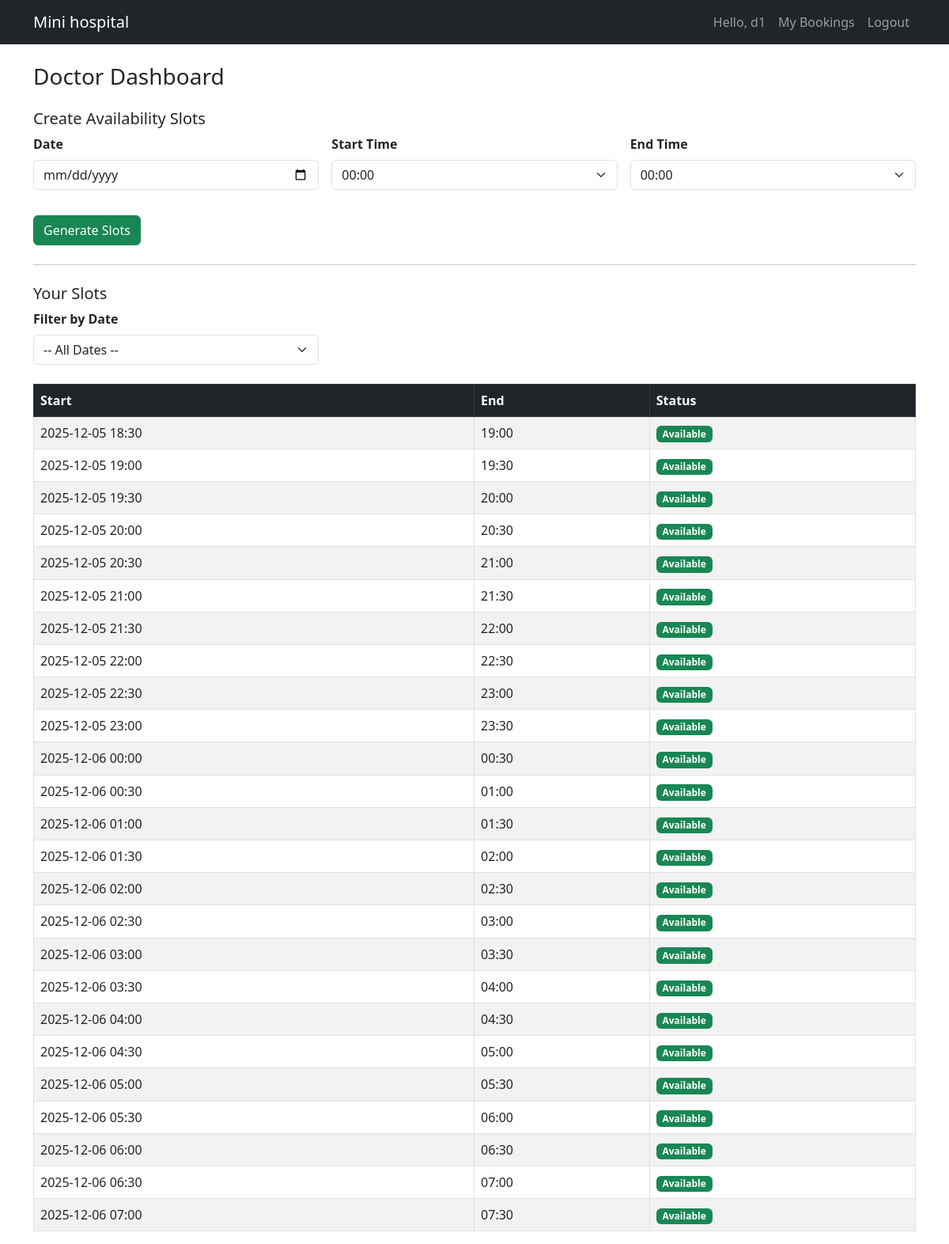
Screenshot of /appointments/doctor-dashboard/ (signed in) with the database file from the repository.
### appointments/models.py (models this page shows, shortened)
class AvailabilitySlot(models.Model):
    doctor = models.ForeignKey(User, on_delete=models.CASCADE, related_name="doctor_slots")
    start = models.DateTimeField()
    end = models.DateTimeField()
    booked = models.BooleanField(default=False)
    class Meta:
        ordering = ["start"]
        unique_together = ("doctor", "start", "end")

### appointments/views.py (the view, shortened to what this page needs)
# urls.py: path("doctor-dashboard/", views.doctor_dashboard, name="doctor_dashboard"),
@login_required
def doctor_dashboard(request):
    if request.user.profile.role != "doctor":
        return redirect("home")
    time_choices = generate_time_choices()
    today = date.today()
    available_dates = [today + timedelta(days=i) for i in range(30)]
    all_slots = AvailabilitySlot.objects.filter(
        doctor=request.user
    ).order_by("start")
    selected_date_str = request.GET.get("filter_date")
    selected_date = None
    if selected_date_str:
        try:
            selected_date = datetime.strptime(selected_date_str, "%Y-%m-%d").date()
        except:
            selected_date = None
    if selected_date:
        slots = all_slots.filter(start__date=selected_date)
    else:
        slots = all_slots
    return render(
        request,
        "appointments/doctor_dashboard.html",
        {
            "slots": slots,
            "time_choices": time_choices,
            "available_dates": available_dates,
            "selected_date": selected_date_str,
        },
    )

### appointments/views.py (called while the page is built)
def generate_time_choices():
    times = []
    hour = 0
    minute = 0
    while hour < 24:
        times.append({
            "value": f"{hour:02d}:{minute:02d}",
            "label": f"{hour:02d}:{minute:02d}",
        })
        minute += 30
        if minute == 60:
            minute = 0
            hour += 1
    return times

### templates/appointments/doctor_dashboard.html (shortened to what this page needs)
{% extends "base.html" %}
{% block content %}
<h3 class="mb-4">Doctor Dashboard</h3>
<h5>Create Availability Slots</h5>
<form method="POST" class="row g-3">
    <div class="col-md-4">
        <label class="form-label"><b>Date</b></label>
        <input type="date" name="date" class="form-control" required>
    </div>
    <div class="col-md-4">
        <label class="form-label"><b>Start Time</b></label>
        <select name="start_time" class="form-select" required>
            {% for t in time_choices %}
                <option value="{{ t.value }}">{{ t.label }}</option>
            {% endfor %}
        </select>
    </div>
    <div class="col-md-4">
        <label class="form-label"><b>End Time</b></label>
        <select name="end_time" class="form-select" required>
            {% for t in time_choices %}
                <option value="{{ t.value }}">{{ t.label }}</option>
            {% endfor %}
        </select>
    </div>
    <div class="col-12">
        <button class="btn btn-success mt-3">Generate Slots</button>
    </div>
</form>
<hr class="my-4">
<h5>Your Slots</h5>
<form method="GET" class="row g-3 mb-4">
    <div class="col-md-4">
        <label class="form-label"><b>Filter by Date</b></label>
        <select name="filter_date" class="form-select" onchange="this.form.submit()">
            <option value="">-- All Dates --</option>
        </select>
    </div>
</form>
<table class="table table-bordered table-striped mt-3">
    <thead class="table-dark">
        <tr>
            <th>Start</th>
            <th>End</th>
            <th>Status</th>
        </tr>
    </thead>
    <tbody>
        {% for s in slots %}
        <tr>
            <td>{{ s.start|date:"Y-m-d H:i" }}</td>
            <td>{{ s.end|time:"H:i" }}</td>
            <td>
                {% if s.booked %}
                    <span class="badge bg-danger">Booked</span>
                {% else %}
                    <span class="badge bg-success">Available</span>
                {% endif %}
            </td>
        </tr>
        {% empty %}
        <tr>
            <td colspan="3" class="text-center">No Slots Found</td>
        </tr>
        {% endfor %}
    </tbody>
</table>
{% endblock %}

### templates/base.html (shortened to what this page needs)
<!doctype html>
<html>
<head>
  <link href="https://cdn.jsdelivr.net/npm/bootstrap@5.3.0/dist/css/bootstrap.min.css" rel="stylesheet">
</head>
<body>
<nav class="navbar navbar-expand-lg navbar-dark bg-dark mb-4">
  <div class="container">
    <a class="navbar-brand" href="/">Mini hospital</a>
    <div class="collapse navbar-collapse">
      <ul class="navbar-nav ms-auto">
        {% if user.is_authenticated %}
          <li class="nav-item"><span class="nav-link">Hello, {{ user.username }}</span></li>
          <li class="nav-item"><a class="nav-link" href="{% url 'appointments:my_bookings' %}">My Bookings</a></li>
          <li class="nav-item"><a class="nav-link" href="{% url 'users:logout' %}">Logout</a></li>
        {% else %}
          <li class="nav-item"><a class="nav-link" href="{% url 'users:login' %}">Login</a></li>
          <li class="nav-item"><a class="nav-link" href="{% url 'users:signup' %}">Sign up</a></li>
        {% endif %}
      </ul>
    </div>
  </div>
</nav>
<div class="container">
  {% block content %}{% endblock %}
</div>
</body>
</html>

### rows the page displays
AvailabilitySlot: start "2025-12-05 18:30", end "19:00", booked "Available"
AvailabilitySlot: start "2025-12-05 19:00", end "19:30", booked "Available"
AvailabilitySlot: start "2025-12-05 19:30", end "20:00", booked "Available"
AvailabilitySlot: start "2025-12-05 20:00", end "20:30", booked "Available"
AvailabilitySlot: start "2025-12-05 20:30", end "21:00", booked "Available"
AvailabilitySlot: start "2025-12-05 21:00", end "21:30", booked "Available"
AvailabilitySlot: start "2025-12-05 21:30", end "22:00", booked "Available"
AvailabilitySlot: start "2025-12-05 22:00", end "22:30", booked "Available"
AvailabilitySlot: start "2025-12-05 22:30", end "23:00", booked "Available"
AvailabilitySlot: start "2025-12-05 23:00", end "23:30", booked "Available"
AvailabilitySlot: start "2025-12-06 00:00", end "00:30", booked "Available"
AvailabilitySlot: start "2025-12-06 00:30", end "01:00", booked "Available"
AvailabilitySlot: start "2025-12-06 01:00", end "01:30", booked "Available"
AvailabilitySlot: start "2025-12-06 01:30", end "02:00", booked "Available"
AvailabilitySlot: start "2025-12-06 02:00", end "02:30", booked "Available"
AvailabilitySlot: start "2025-12-06 02:30", end "03:00", booked "Available"
AvailabilitySlot: start "2025-12-06 03:00", end "03:30", booked "Available"
AvailabilitySlot: start "2025-12-06 03:30", end "04:00", booked "Available"
AvailabilitySlot: start "2025-12-06 04:00", end "04:30", booked "Available"
AvailabilitySlot: start "2025-12-06 04:30", end "05:00", booked "Available"
AvailabilitySlot: start "2025-12-06 05:00", end "05:30", booked "Available"
AvailabilitySlot: start "2025-12-06 05:30", end "06:00", booked "Available"
AvailabilitySlot: start "2025-12-06 06:00", end "06:30", booked "Available"
AvailabilitySlot: start "2025-12-06 06:30", end "07:00", booked "Available"
AvailabilitySlot: start "2025-12-06 07:00", end "07:30", booked "Available"

### other values shown
{{ user.username }} "d1"
form field start_time "00:00"
form field end_time "00:00"
